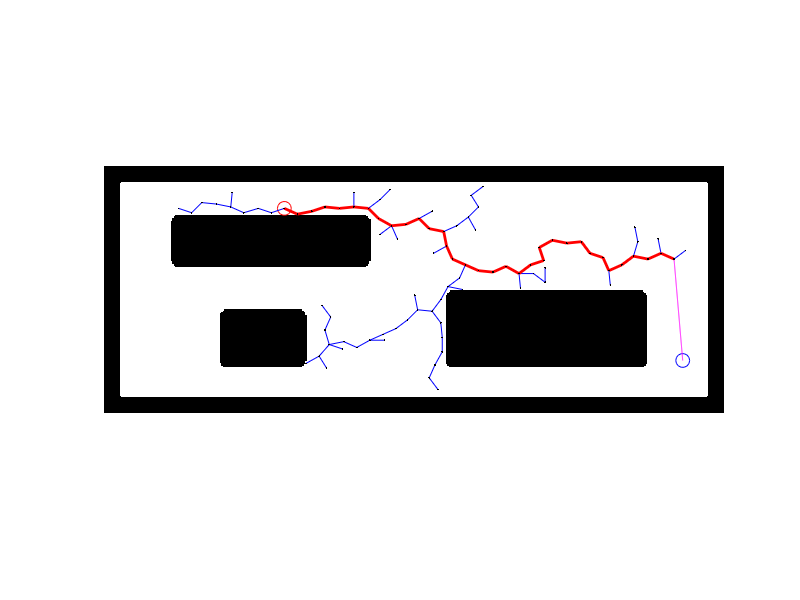

Write MATLAB code to recreate this figure.
%% ESERCIZIO 4 HOMEWORK 1 FSR MAISTO PAOLO
%% MATRICOLA DISPARI: P38000191

clc;
clear all;
close all;

%% Map and Points Visualization
% Load the map
load('image_map.mat');

% Definition of the start and goal points
q_start = [30, 125]; % Start point coordinates
q_goal = [135, 400]; % Goal point coordinates

% Plot initialization
figure;
imshow(image_map);
hold on;

% Plotting the start and goal points on the map
plot(q_start(2), q_start(1), 'ro', 'MarkerSize', 10);                       % Start point (red)
plot(q_goal(2), q_goal(1), 'bo', 'MarkerSize', 10);                         % Goal point (blue)

%% RRT Algorithm Implementation

% Algorithm parameters
max_iterations_per_attempt = 150;                                           % Maximum iterations per attempt
max_attempts = 5;                                                           % Maximum number of attempts
delta = 10;                                                                 % Connection threshold

% Solution variable initialization
solution_found = false;

% Loop over attempts
for attempt = 1:max_attempts
    disp(['Attempt ', num2str(attempt), ':']);
    
    % Resetting the plot and tree for each attempt
    clf;
    imshow(image_map);
    hold on;
    plot(q_start(2), q_start(1), 'ro', 'MarkerSize', 10);                   % Start point (red)
    plot(q_goal(2), q_goal(1), 'bo', 'MarkerSize', 10);                     % Goal point (blue)
    
    % Initialization of the initial node and tree
    nodes = q_start;
    parent = zeros(1, max_iterations_per_attempt);                          % Parent vector contains all random generated points, even those discarded 
    
    % Loop over iterations
    for iter = 1:max_iterations_per_attempt
        
        % Generating a random point inside the map
        q_rand = [randi(size(image_map,1)), randi(size(image_map,2))];

        % Finding the nearest node to the random point (q_rand)
        min_distance = norm(q_rand - q_start);
        nearest_idx = 1;
        for i = 1:size(nodes, 1)
            distance = norm(q_rand - nodes(i,:));
            if distance < min_distance
                nearest_idx = i;
                min_distance = distance;
            end
        end
        q_near = nodes(nearest_idx,:);

        % Calculating the direction from the nearest node to the random point (q_rand)
        direction = q_rand - q_near;
        direction = direction / norm(direction);

        % Extending the branch from q_near to q_rand with a length of delta
        q_new = round(q_near + delta * direction);

        % Checking if the new node (q_new) is inside the map and not in an obstacle
        if q_new(1) >= 1 && q_new(1) <= size(image_map,1) && q_new(2) >= 1 && q_new(2) <= size(image_map,2) && image_map(q_new(1), q_new(2)) == 1
            % Checking if the line between q_near and q_new intersects an obstacle
            intersecting_blu = false;
            line_points = round([linspace(q_near(1), q_new(1), 300); linspace(q_near(2), q_new(2), 300)]');
            for i = 1:size(line_points, 1)
                if image_map(line_points(i, 1), line_points(i, 2)) == 0
                    intersecting_blu = true;
                    break;
                end
            end

            % If there is no intersection with obstacles, add the new node (q_new)
            if ~intersecting_blu
                % Adding the new node (q_new) to the set of nodes
                nodes = [nodes; q_new];
                % Setting the parent of the new node
                parent(size(nodes, 1)) = nearest_idx;
                % Drawing a line from the nearest node (q_near) to the new node (q_new)
                line([q_near(2), q_new(2)], [q_near(1), q_new(1)], 'Color', 'b');
            end
        end

        % When reaching the last iteration
        if iter == max_iterations_per_attempt
            % Finding the node nearest to the goal point among the explored nodes
            min_distance_to_goal = inf;
            nearest_to_goal_idx = 1;
            for i = 1:size(nodes, 1)
                distance_to_goal = norm(nodes(i, :) - q_goal);
                if distance_to_goal < min_distance_to_goal
                    min_distance_to_goal = distance_to_goal;
                    nearest_to_goal_idx = i;
                end
            end

            % Calculating the line between the node nearest to the goal and the goal itself
            x_values = linspace(nodes(nearest_to_goal_idx, 2), q_goal(2), 300);
            y_values = linspace(nodes(nearest_to_goal_idx, 1), q_goal(1), 300);
            line_points = round([y_values; x_values]');
        end
    end

    %% Checking the Solution at this Attempt

    % Drawing a magenta line
    plot(x_values, y_values, 'm-');

    % Checking if the line intersects an obstacle
    intersecting_mag = false;
    for i = 1:size(line_points, 1)
        if image_map(line_points(i, 1), line_points(i, 2)) == 0
            intersecting_mag = true;
            break;
        end
    end

    % If the magenta line intersects an obstacle, regenerate the points
    if intersecting_mag
        disp('Intersection detected in magenta line. NEXT ATTEMPT!');
        continue; % Move to the next iteration cycle
    else
        disp('SOLUTION FOUND!');
        solution_found = true;
        break;
    end

end

%% If Solution is Found (i.e. Magenta Line Doesn't Intersect Obstacles) Draw Optimal Path in Red

% Check if the solution is found
if solution_found
    % Drawing the optimal path in red
    current_node = nearest_to_goal_idx;
    while current_node ~= 1
        line([nodes(current_node, 2), nodes(parent(current_node), 2)], [nodes(current_node, 1), nodes(parent(current_node), 1)], 'Color', 'r', 'LineWidth', 2);
        current_node = parent(current_node);
    end

    disp(['Optimal path found at the Attempt number: ', num2str(attempt) '.']);

end

% If no solutions are found with a fixed number of attempts
if attempt == max_attempts && ~solution_found
    disp(['FAILURE! Optimal path is not found with ', num2str(attempt), ' Attempts.'])
end

%% Adding Explored Points to the Plot
hold on
plot(nodes(:, 2), nodes(:, 1), 'k.', 'MarkerSize', 4);
